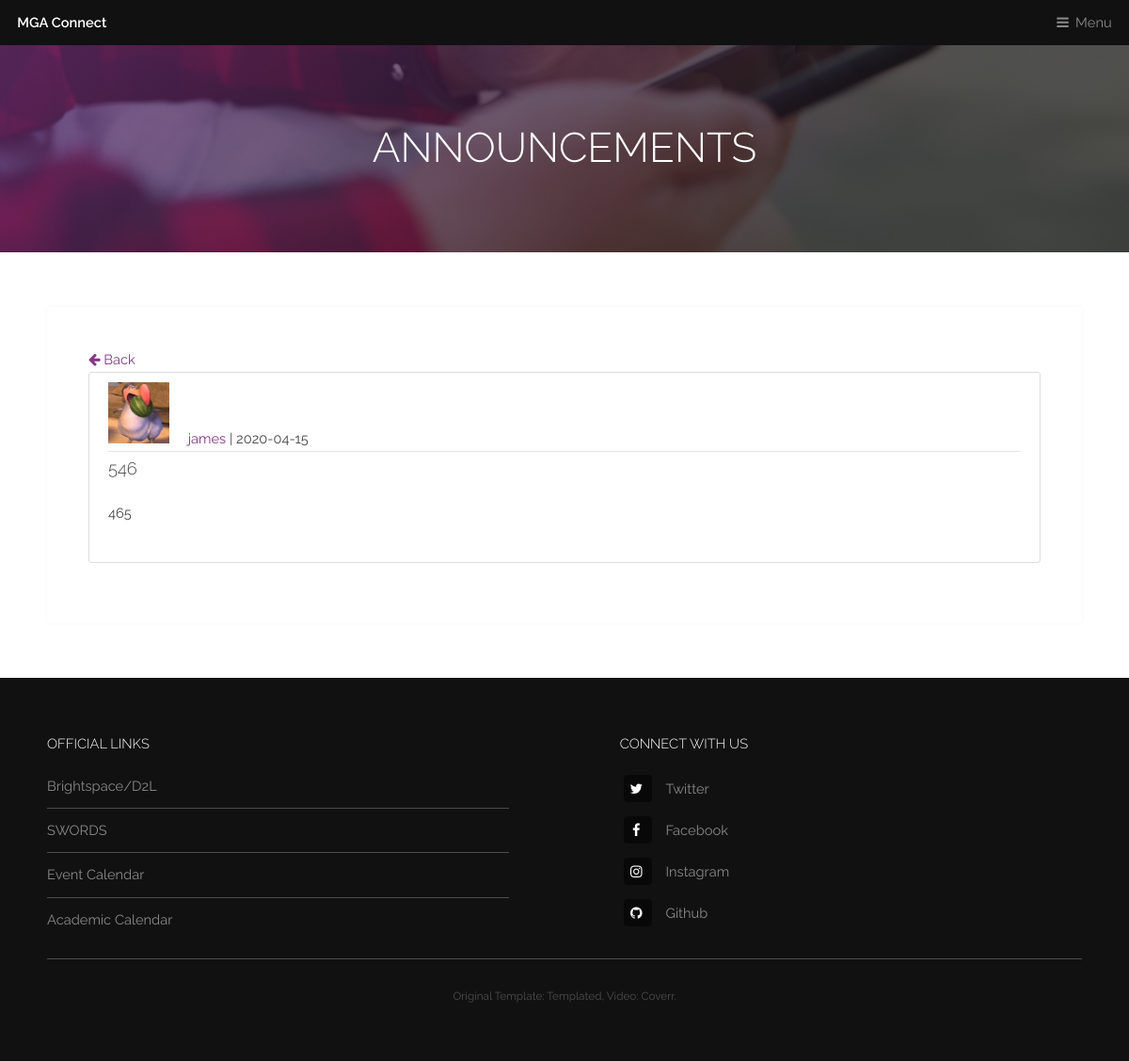
The app's page /news/post/3, older data.
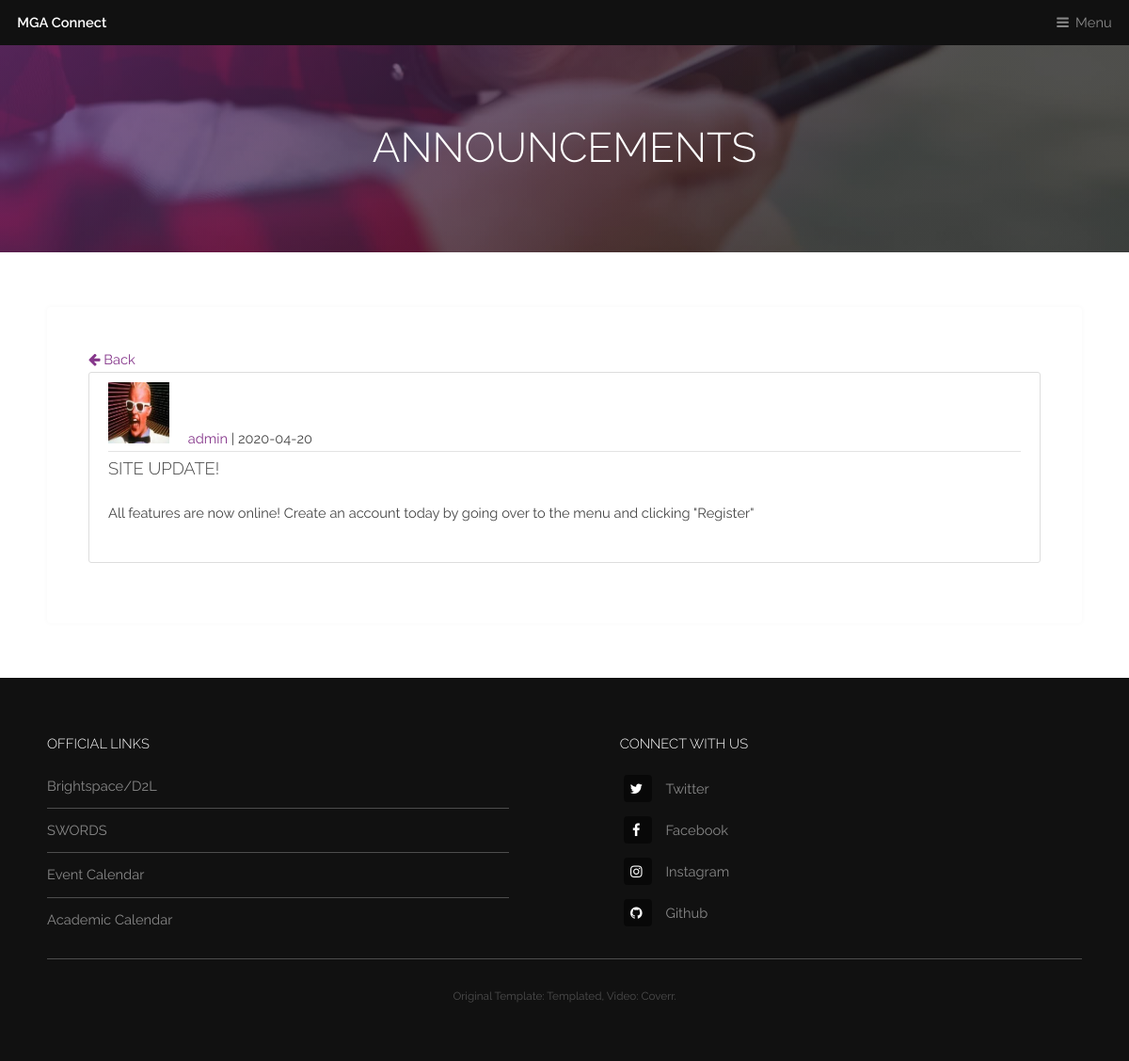
The same page, newer data.
### app/models.py (models this page shows, shortened)
class User(db.Model, UserMixin):
    id = db.Column(db.Integer, primary_key=True)
    username = db.Column(db.String(20), unique=True, nullable=False)
    stu_id = db.Column(db.String(9), unique=True, nullable=False)
    email = db.Column(db.String(60), unique=True, nullable=False)
    image_file = db.Column(db.String(20), nullable=False, default='default.jpg')
    about_me = db.Column(db.String(250))
    last_seen = db.Column(db.DateTime, default=datetime.today())
    password = db.Column(db.String(30), nullable=False)
    posts = db.relationship('Post', backref='author', lazy=True)
    roles = db.relationship('Role', secondary='user_roles', backref=db.backref('users', lazy='dynamic'))

class Post(db.Model):
    id = db.Column(db.Integer, primary_key=True)
    title = db.Column(db.String(100), nullable=False)
    date_posted = db.Column(db.DateTime, nullable=False, default=datetime.utcnow)
    content = db.Column(db.Text, nullable=False)
    user_id = db.Column(db.Integer, db.ForeignKey('user.id'), nullable=False)

### app/routes.py (the view)
def post(post_id):
    view_post = Post.query.get_or_404(post_id)
    return render_template('post.html', title=view_post.title, post=view_post)

### app/routes.py (called while the page is built)
@app.before_request
def before_request():
    if current_user.is_authenticated:
        current_user.last_seen = datetime.utcnow()
        db.session.commit()

### app/templates/post.html (shortened to what this page needs)
<div id="heading" >
    <h1>Announcements</h1>
</div>
{% extends "template.html" %}
{% block content %}
    <section id="main" class="wrapper">
    <div class="inner">
        <div class="content">
        <a class="logo" href="{{ url_for('news') }}"><i class="fa fa-arrow-left"></i> Back </a>
            <article class="media content-section">
                <div class="media-body">
                    <div class="article-metadata">
                        <img class="rounded-circle article-img" src="{{ url_for('static', filename='images/profile_pics/' + post.author.image_file) }}">
                        <a class="mr-2" href="{{ url_for('account', stu_id=post.author.stu_id) }}">{{ post.author.username }}</a>
                        | <small class="text-muted">{{ post.date_posted.strftime('%Y-%m-%d') }}</small>
                    </div>
                <h3 class="article-title">{{ post.title }}</h3>
                <p class="article-content">{{ post.content }}</p>
                </div>
            </article>
        </div>
    </div>
    </section>
{% endblock content %}

Row changes from the older to the newer data that the page shows:
no longer on this page (row edited): User: image_file (picture), author.username "james"
now on this page (row edited): User: image_file (picture), author.username "admin"
changed Post: date_posted "2020-04-15" → "2020-04-20"; title "546" → "SITE UPDATE!"; content "465" → "All features are now online! Create an account today by going over to the menu and clicking \"Register\""
